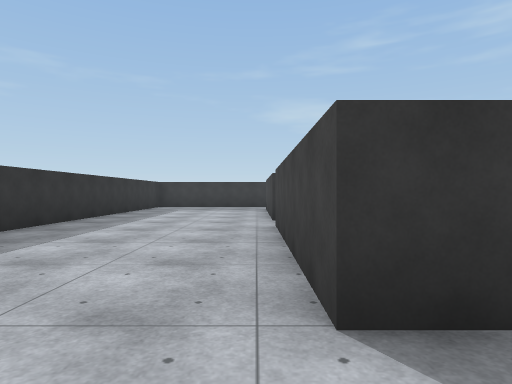
[1] (above)

23 first-person views from a walk through a 3-D level made in the Unity game engine. The camera is 1.2 m above the floor, looks level and sees 75° across. The floor is counted in squares, 2 m on a side. Each view is taken from the middle of a square. On the plan, view 1 faces up. The plan holds only what a view shows up to about 10 squares ahead; the rest is blank. The place goes on beyond the plan. The player is left out. Some animated figures are left out. Surface patterns are stand-ins for the level's own textures.

[2]
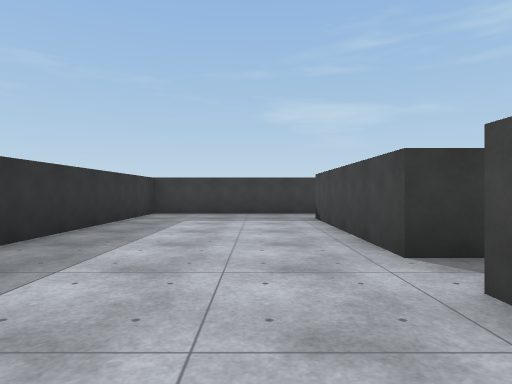

[3]
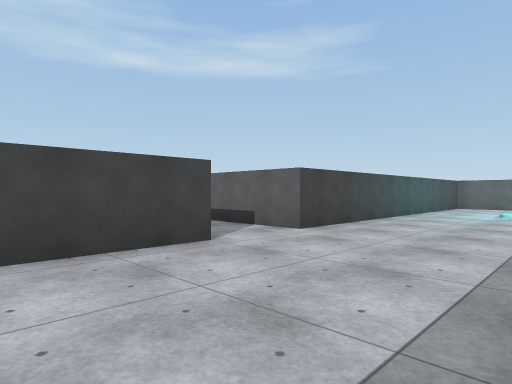

[4]
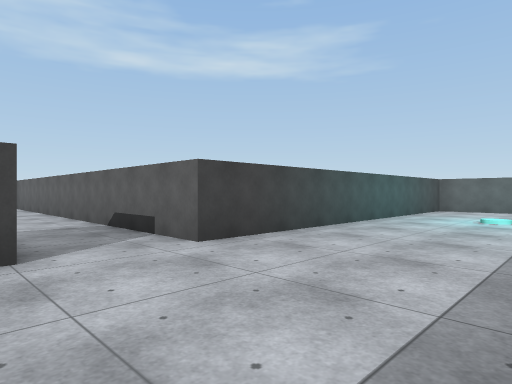

[5]
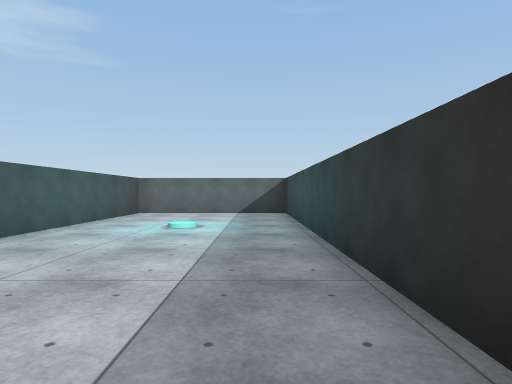

[6]
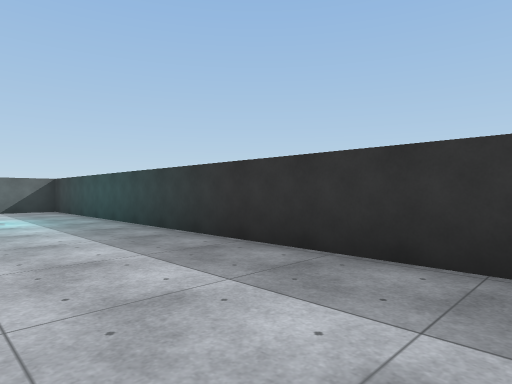

[7]
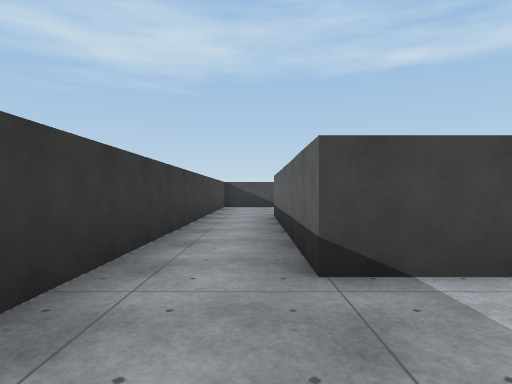

[8]
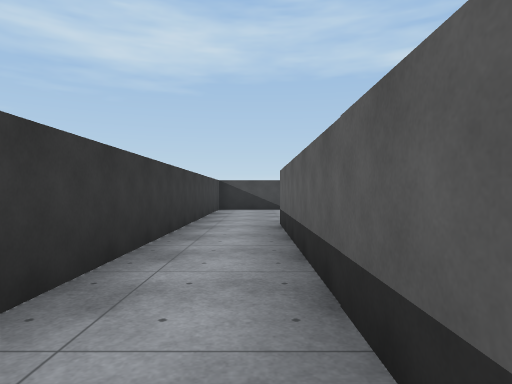

[9]
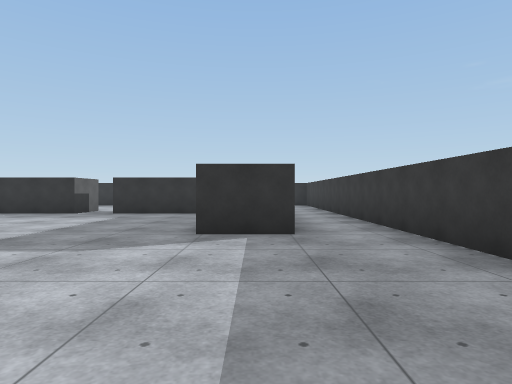

[10]
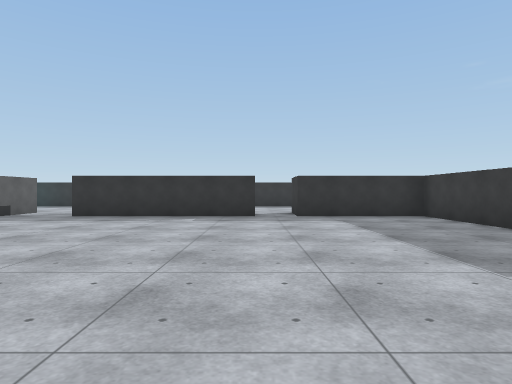

[11]
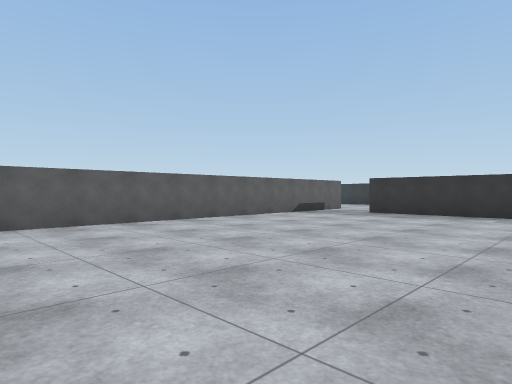

[12]
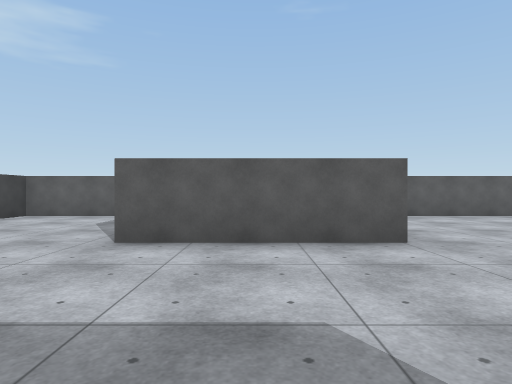

[13]
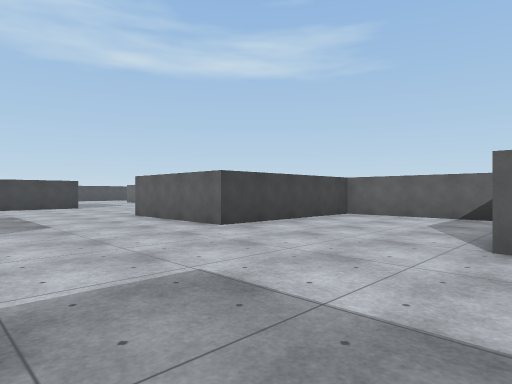

[14]
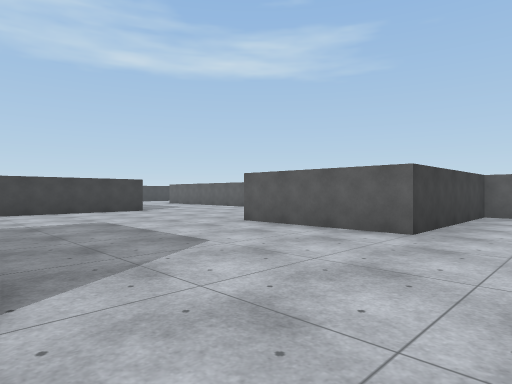

[15]
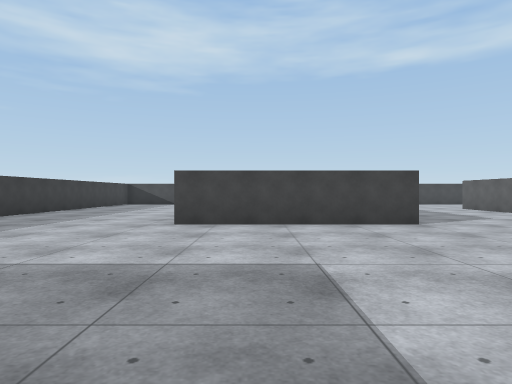

[16]
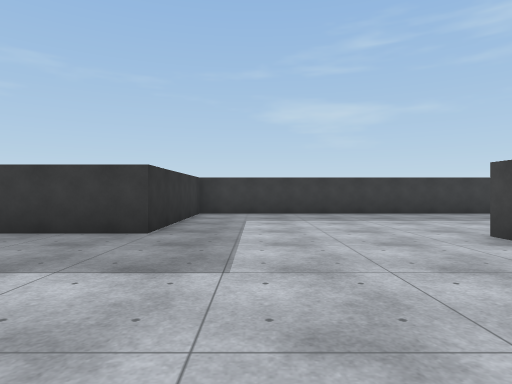

[17]
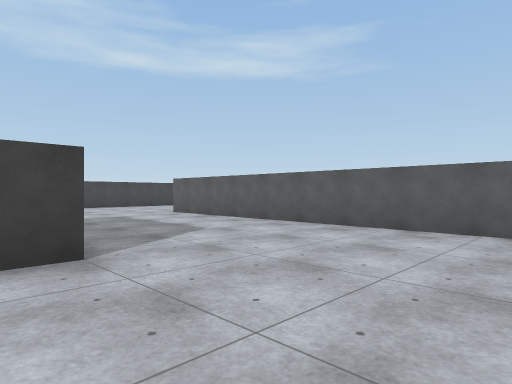

[18]
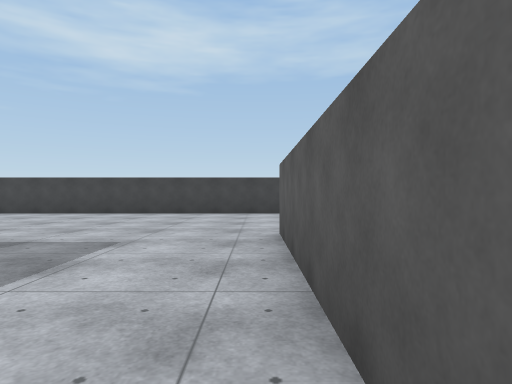

[19]
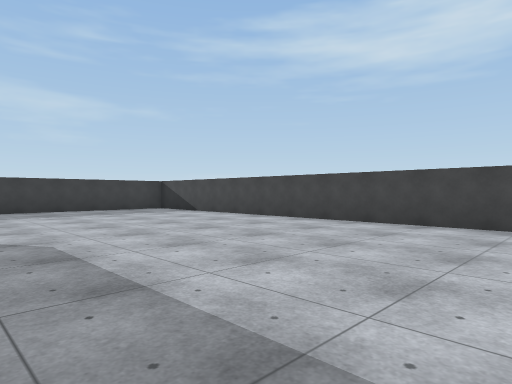

[20]
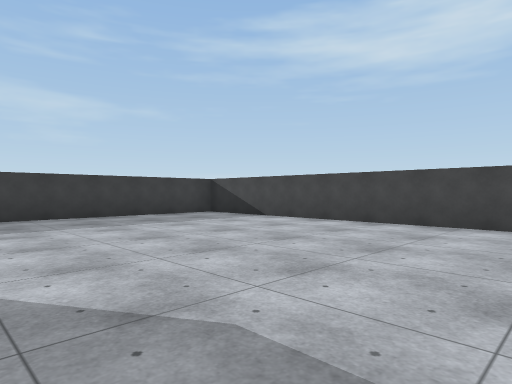

[21]
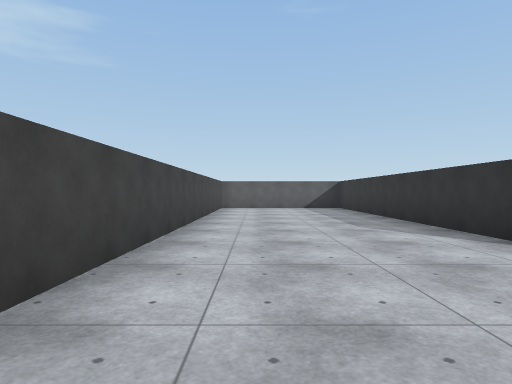

[22]
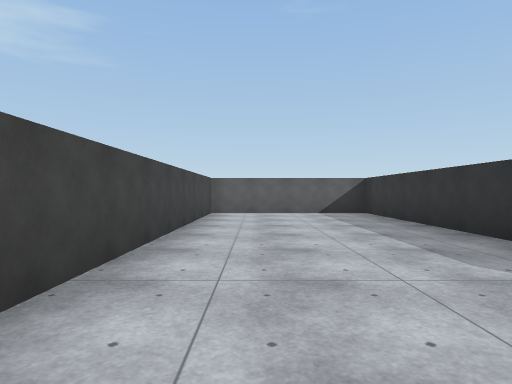

[23]
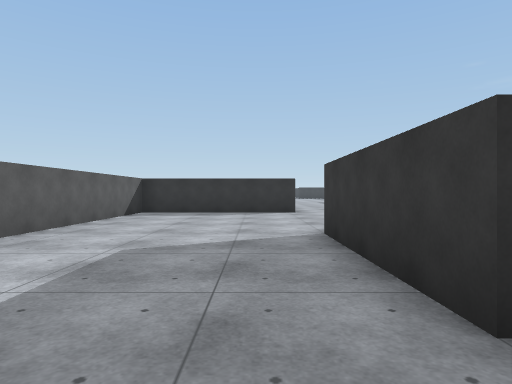

### Floor plan
Points are (right, up) in squares from view 1. A wall is a line through its corners. A room is listed if a view was taken in it or the views show most of it. See-through windows are left out.
Room 1 (views 1, 2, 3, 4, 5, 6, 7, 8)
walls: (1.1, 1.4) (0.4, 1.4) (0.4, 6); (-3.9, 1.6) (-3.9, -9.5) (0.4, -9.5) (0.4, -0.3) (1.4, -0.3); (0.4, 7) (0.4, 11.6) (6.3, 11.6); (7.4, 13.3) (-3.9, 13.3) (-3.9, 5)
ways out: opening at (1, 0.5) to room 2; opening at (6.5, 12.5) to room 2; gap at (1, 6.5) to room 2
objects: other object (-2, -6)
Room 2 (views 9, 10, 11, 12, 13, 14, 15, 16, 17, 18, 19, 20, 21, 22, 23)
walls: (15.4, -0.3) (18.7, -0.3) (18.7, 4.1) (22.2, 4.1) (22.2, -0.3) (32.9, -0.3); (30.8, 4) (27.2, 4) (27.2, 8.5); (11.1, 4.1) (14.8, 4.1); (32.9, -1) (32.9, -9.5) (37.3, -9.5) (37.3, 12.9); (9.9, 13.3) (7.4, 13.3); (6.3, 11.6) (6.3, 10.1); (36.9, 13.3) (22.4, 13.3) (22.4, 8.8) (20.2, 8.8); (4.6, 10.2) (1.7, 10.2) (1.7, 7) (0.4, 7); (1, 6) (1.7, 6) (1.7, 1.4); (1.4, -0.3) (10.2, -0.3)
ways out: opening at (1, 0.5) to room 1; opening at (6.5, 12.5) to room 1; gap at (1, 6.5) to room 1

Positions as (right, up) in squares from view 1, and headings:
1: (0, 0), facing up
2: (-1, 4), facing up
3: (-3, 4), facing down-right
4: (-3, 2), facing down-right
5: (-3, 0), facing down
6: (-1, 2), facing down-left
7: (-2, 12), facing right
8: (0, 12), facing right
9: (11, 11), facing left
10: (10, 6), facing left
11: (11, 6), facing down-left
12: (13, 8), facing down
13: (14, 8), facing down-right
14: (17, 9), facing down-right
15: (21, 7), facing right
16: (24, 4), facing up
17: (24, 5), facing down-right
18: (28, 0), facing right
19: (31, 2), facing up-right
20: (31, 5), facing up-right
21: (36, 3), facing down
22: (36, 0), facing down
23: (32, 3), facing left
